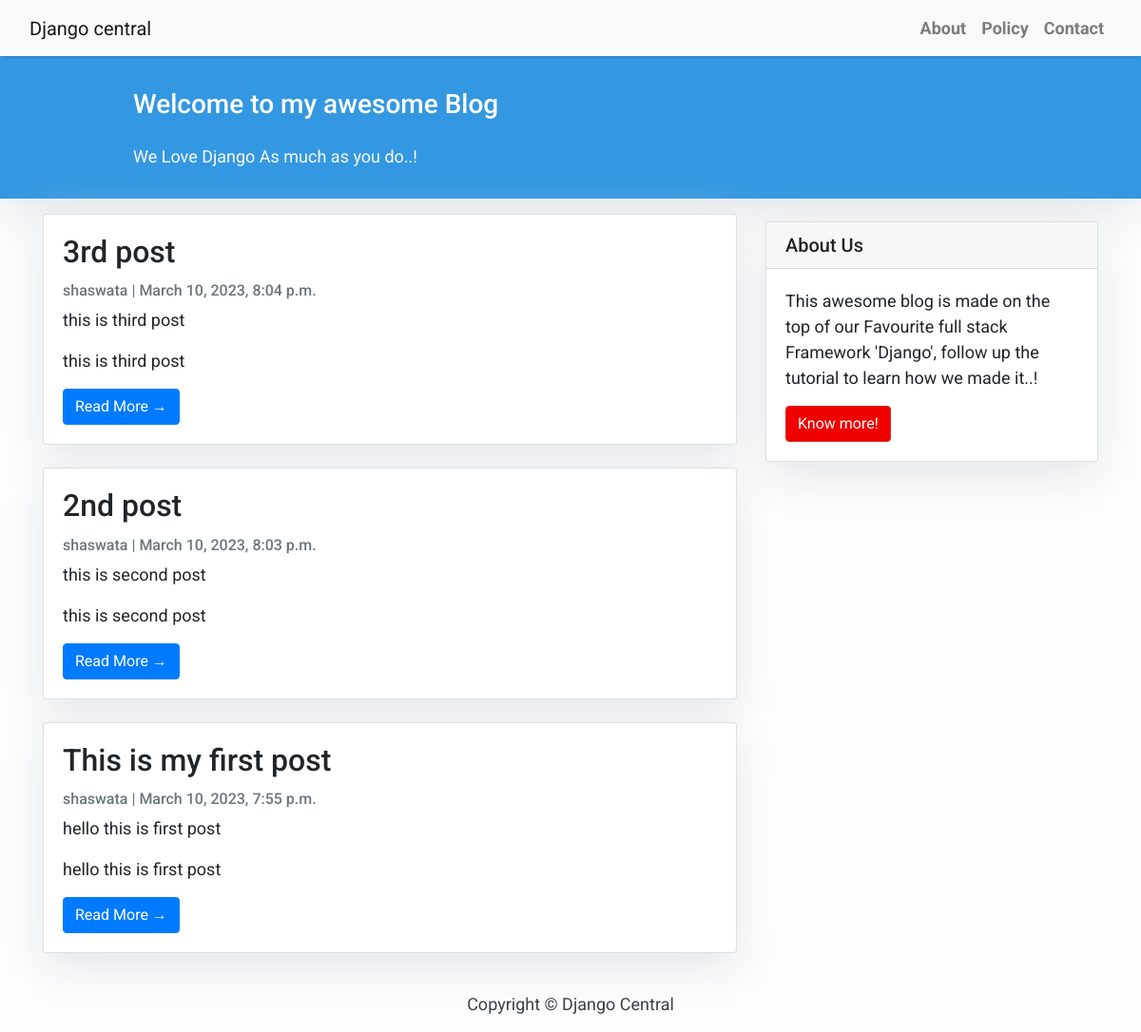
The page / on the database its author committed.
### blog/models.py (models this page shows, shortened)
class Post(models.Model):
    title = models.CharField(max_length=200, unique=True)
    slug = models.SlugField(max_length=200, unique=True)
    author = models.ForeignKey(
        User, on_delete=models.CASCADE, related_name='blog_posts')
    updated_on = models.DateTimeField(auto_now=True)
    content = models.TextField()
    created_on = models.DateTimeField(auto_now_add=True)
    status = models.IntegerField(choices=STATUS, default=0)
    class Meta:
        ordering = ['-created_on']

### blog/views.py (the view)
# urls.py: path('', views.PostList.as_view(), name='home'),
class PostList(generic.ListView):
    queryset = Post.objects.filter(status=1).order_by('-created_on')
    template_name = 'index.html'
    paginate_by = 3

### templates/index.html (shortened to what this page needs)
{% extends "base.html" %}
{% block content %}
<header class="masthead">
    <div class="container">
        <div class="row">
            <div class=" col-md-8 col-md-10 mx-auto">
                <div class="site-heading">
                    <h3 class=" site-heading my-4 mt-3 text-white"> Welcome to my awesome Blog </h3>
                    <p class="text-light">We Love Django As much as you do..! &nbsp
                    </p>
                </div>
            </div>
        </div>
    </div>
</header>
<div class="container">
    <div class="row">
        <div class="col-md-8 mt-3 left">
            {% for post in post_list %}
            <div class="card mb-4">
                <div class="card-body">
                    <h2 class="card-title">{{ post.title }}</h2>
                    <p class="card-text text-muted h6">{{ post.author }} | {{ post.created_on}} </p>
                    <p class="card-text">{{post.content|slice:":200" }}</p>
                    <p class="card-text">{{post.content|safe|slice:":200" }}</p>
                    <a href="{% url 'post_detail' post.slug  %}" class="btn btn-primary">Read More &rarr;</a>
                </div>
            </div>
            {% endfor %}
        </div>
        {% block sidebar %} {% include 'sidebar.html' %} {% endblock sidebar %}
    </div>
</div>
{%endblock%}

### templates/base.html (shortened to what this page needs)
{% load static %}
<!DOCTYPE html>
<html>
    <head>
        <link rel="stylesheet" href="https://maxcdn.bootstrapcdn.com/bootstrap/4.0.0/css/bootstrap.min.css"
 />
    </head>
    <body>
        <nav class="navbar navbar-expand-lg navbar-light bg-light shadow" id="mainNav">
            <div class="container-fluid">
                <a class="navbar-brand" href="{% url 'home' %}">Django central</a>
                <div class="collapse navbar-collapse" id="navbarResponsive">
                    <ul class="navbar-nav ml-auto">
                        <li class="nav-item text-black">
                            <a class="nav-link text-black font-weight-bold" href="#">About</a>
                        </li>
                        <li class="nav-item text-black">
                            <a class="nav-link text-black font-weight-bold" href="#">Policy</a>
                        </li>
                        <li class="nav-item text-black">
                            <a class="nav-link text-black font-weight-bold" href="#">Contact</a>
                        </li>
                    </ul>
                </div>
            </div>
        </nav>
        {% block content %}{% endblock content %}
        <footer class="py-3 bg-grey">
            <p class="m-0 text-dark text-center ">Copyright &copy; Django Central</p>
        </footer>
    </body>
</html>

### templates/sidebar.html (shortened to what this page needs)
{% block sidebar %}
<div class="col-md-4 float-right ">
<div class="card my-4">
        <h5 class="card-header">About Us</h5>
    <div class="card-body">
        <p class="card-text"> This awesome blog is made on the top of our Favourite full stack Framework 'Django', follow up the tutorial to learn how we made it..!</p>
        <a href="https://djangocentral.com/building-a-blog-application-with-django"
           class="btn btn-danger">Know more!</a>
    </div>
</div>
</div>
{% endblock sidebar %}

### templates/base.html (style rules this page uses)
body { font-family: "Roboto", sans-serif; font-size: 17px; background-color: #fdfdfd; }
.shadow { box-shadow: 0 4px 2px -2px rgba(0, 0, 0, 0.1); }
.btn-danger { color: #fff; background-color: #f00000; border-color: #dc281e; }
.masthead { background: #3398E1; height: auto; padding-bottom: 15px; box-shadow: 0 16px 48px #E3E7EB; padding-top: 10px; }

### templates/index.html (style rules this page uses)
body { font-family: "Roboto", sans-serif; font-size: 18px; background-color: #fdfdfd; }
.card { box-shadow: 0 16px 48px #E3E7EB; }

### templates/sidebar.html (style rules this page uses)
.card { box-shadow: 0 16px 48px #E3E7EB; }

### rows shown on the page
Post: title "3rd post", author "shaswata", created_on "March 10, 2023, 8:04 p.m.", content "this is third post"
Post: title "2nd post", author "shaswata", created_on "March 10, 2023, 8:03 p.m.", content "this is second post"
Post: title "This is my first post", author "shaswata", created_on "March 10, 2023, 7:55 p.m.", content "hello this is first post"
